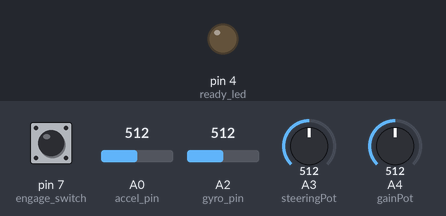
Simulated run of this sketch. Board: Arduino Uno, built with avr-gcc and run on an emulated ATmega328P. Shown: output pins drawn as LEDs (lit = HIGH). Dashed ring = blinking. Inputs (shaded band) come from the test bench; at power-on: pin 7 (engage_switch) HIGH, A0 (accel_pin) = 512, A2 (gyro_pin) = 512, A3 (steeringPot) = 512, A4 (gainPot) = 512. What the sketch prints to the serial monitor is not drawn.

Above: at 1.3 s.
1.4 s: pin 7 (engage_switch) pulled LOW for 0.15 s
At 1.49 s:
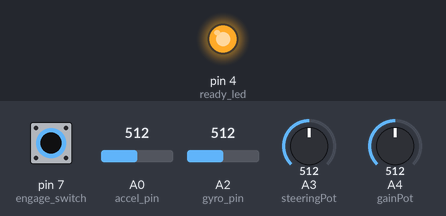
3.0 s: pin 7 (engage_switch) pulled LOW for 1 s
At 5.0 s:
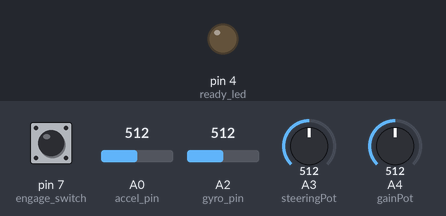
5.5 s: pin 7 (engage_switch) pulsed LOW 2 times (0.12 s each, 0.3 s apart)
At 5.59 s:
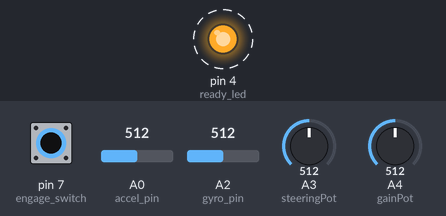
7.6 s: pin 7 (engage_switch) driven LOW
At 8.6 s:
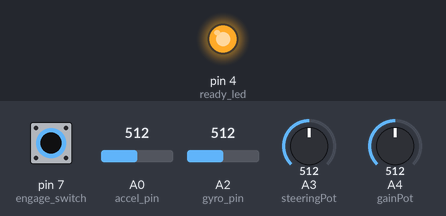
9.8 s: A0 (accel_pin) set to 514
Timing chart, 0 to 12.8 s (numbered marks = the images above; inputs shaded):
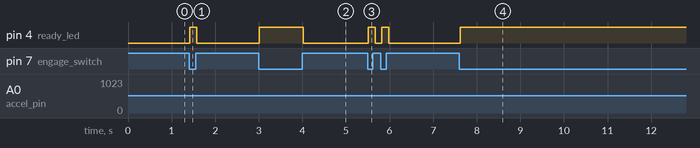

The sketch:

Segbot.ino
```cpp
// Modified Code for the Seg-bot
// by JD Warren
// Arduino Uno (tested)
// Sparkfun SEN-11072 IMU - using X axis from accelerometer and Y axis from gyroscope 4.5x
// Steering potentiometer used to steer bot
// Gain potentiometer used to set max speed (sensitivity)
// Engage switch (button) used to enable motors
//
// By loading this code, you are taking full responsibility for what you may do it!
// Use at your own risk!!!
// If you are concerned with the safety of this project, it may not be for you.
// Test thoroughly with wheels off the ground before attempting to ride - Wear a helmet!

// modifierad 2013-02-18

int ready_led = 4;

// Name Analog input pins
int gyro_pin = 2; // connect the gyro Y axis (4.5x output) to Analog input 2
int accel_pin = 0; // connect the accelerometer X axis to Analog input 0
int steeringPot = 3; // connect the steering potentiometer to Analog input 3
int gainPot = 4; // connect the gain potentiometer to Analog input 4
// Name Digital I/O pins

// value to hold the final angle
float angle = 0.00;
float angle_old = 0.00;
// the following 2 values should add together to equal 1.0
float gyro_weight = 0.98;
float accel_weight = 0.02;
// accelerometer values
int accel_reading;
int accel_raw;
int accel_avg = 0;
int accel_offset = 428;
float accel_angle;
float accel_scale = 0.01;

//gyroscope values
int gyro_avg = 0;
int gyro_offset = 402;
int gyro_raw;
int gyro_reading;
float gyro_rate;
float gyro_scale = 0.01;
// 01 by default
float gyro_angle;
float loop_time = -0.05;

// engage button variables
int engage_switch = 7;
int engage = false;
int engage_state = 1;
// timer variables
int last_update;
int cycle_time;
long last_cycle = 0;
// motor speed variables
float motor_out = 0;
int motor_1_out = 0;
int motor_2_out = 0;
int m1_speed = 0;
int m2_speed = 0;
int output;

// potentiometer variables
int steer_val;
int steer_range = 60;
int steer_reading;
int steer_min;
int steer_max;
int gain_reading;
int gain_val;
int segInitialize = 0;

// Ny kod
float K; // Förstärkningsfaktor för reglersignalen till motorerna
float p1;
float p2;
int Td;
float P;
int Ti;
float D;
float I;
float u;
int h;
// End av ny kod

void calibrate()
{
  // setup loop to read gyro 10 times
  for (int i = 0; i < 10; i++)
  {
    // read gyro and each time, add the value to the running total
    gyro_avg = gyro_avg + analogRead(gyro_pin);
    accel_avg = accel_avg + analogRead(accel_pin);
  }
  // with a sum of 10 readings, divide by 10 to get the average
  gyro_offset = gyro_avg / 10;
  accel_offset = accel_avg / 10;
  // Kalibrering av styrpotentiometern
  steer_max = analogRead(steeringPot) + 250;
  steer_min = analogRead(steeringPot) - 250;
}

// end of Variables
void setup()
{
  // Start the Serial monitor at 9600bps
  Serial.begin(9600);
  // set the engage_switch pin as an Input
  pinMode(engage_switch, INPUT);
  // enable the Arduino internal pull-up resistor on the engage_switch pin.
  digitalWrite(engage_switch, HIGH);
  // Tell Arduino to use the Aref pin for the Analog voltage, don't forget to connect 3.3v to Aref!
  analogReference(EXTERNAL);
  // calibrate gyro and accelerometer,
  // you should keep the Seg-bot still and level when turning on so calibration will be accurate
  calibrate();

  pinMode(ready_led, OUTPUT);
  digitalWrite(ready_led, LOW);
  // let pin voltage settle
  delay(100);
  // Ny kod
   // Reglerparametrar
  K = 1; // Förstärkningsfaktor
  h = 50; // Looptiden
  Td = 0; // Tidskonstant för derivering // Td = 7
  Ti = 200; // Tidskonstant för integrering 200
  p1 = K*Td/h;
  p2 = K*h/Ti;
  // End ny kod
}

void loop()
{
  // Start the loop by getting a reading from the Accelerometer and converting it to an angle
  sample_accel();
  // now read the gyroscope to estimate the angle change
  sample_gyro();
  // combine the accel and gyro readings to come up with a "filtered" angle reading
  calculate_angle();

  // read the values of each potentiometer
  read_pots();
  // make sure bot is level before activating the motors
  auto_level();
  // update the motors with the new values
  update_motor_speed();
  // check the loop cycle time and add a delay as necessary
  time_stamp();

}

void sample_accel()
{
  // Read and convert accelerometer value
  accel_reading = analogRead(accel_pin);
  accel_raw = accel_reading - accel_offset;
  accel_raw = map(accel_raw, -130, 130, -90, 90);
  accel_angle = (float)(accel_raw * accel_scale);
}

void sample_gyro()
{
  // Read and convert gyro value
  gyro_reading = analogRead(gyro_pin);
  gyro_raw = gyro_reading - gyro_offset;
  gyro_rate = (float)(gyro_raw * gyro_scale) * -loop_time;
  gyro_angle = angle + gyro_rate;
}

void calculate_angle()
{
  angle = (float)(gyro_weight * gyro_angle) + (accel_weight * accel_angle);
}

void read_pots()
{
  // Read and convert potentiometer values
  // Steering potentiometer
  // We want to map this into a range between -1 and 1, and set that to steer_val
  steer_reading = analogRead(steeringPot);
  steer_val = map(steer_reading,  steer_min, steer_max, steer_range, -steer_range);
  /*if (angle == 0.00)
  {
    gain_reading = 0;
  }*/
  // Gain potentiometer
  gain_reading = analogRead(gainPot);
  gain_val = map(gain_reading, 0, 1023, 32, 64);
}

void auto_level()
{
  // enable auto-level turn On
  //engage_state = digitalRead(engage_switch);
  if (digitalRead(engage_switch) == 1)
  {
    delay(10);
    if (digitalRead(engage_switch) == 1)
    {
      engage = false;
      digitalWrite(ready_led, LOW);
    }
  }
  else
  {
    if (engage == false)
    {
      if (angle < 0.02 && angle > -0.02)
      {
        engage = true;
        digitalWrite(ready_led, HIGH);
      }
      else
      {
        engage = false;
        digitalWrite(ready_led, LOW);
      }
    }
    else
    {
      engage = true;
      digitalWrite(ready_led, HIGH);
    }
  }
}

void update_motor_speed()
{
  // Update the motors
  if (engage == true)
  {
    if (angle < -0.2 || angle > 0.2)
    {
      motor_out = 0;
    }
    else
    {
      P = K * angle; // P-reglering
      D = p1 * (angle - angle_old); // Derivering
      u = P + I + D; // P-reglering + integrering + derivering
      output = (u * -1000);
      I = I + p2 * angle; // Integrering
      angle_old = angle;
      motor_out = map(output, -80, 80, -gain_val, gain_val); // map the angle. Ändring av insignal från 250 till 70
      if(motor_out > 0.7 * gain_val)
      {
        motor_out = gain_val;
      }
      if(motor_out < 0.7 * -gain_val)
      {
        motor_out = - gain_val;
      }
    }
    // assign steering bias
    motor_1_out = motor_out + (steer_val);
    motor_2_out = motor_out - (steer_val);

    // test for and correct invalid values
    if(motor_1_out > 64)
    {
      motor_1_out = 64;
    }
    if(motor_1_out < -64)
    {
      motor_1_out = -64;
    }
    if(motor_2_out > 64)
    {
      motor_2_out = 64;
    }
    if(motor_2_out < -64)
    {
      motor_2_out = -64;
    }
    // assign final motor output values
    m1_speed = 64 + motor_1_out;
    m2_speed = 192 + motor_2_out;

    if (m1_speed < 1)
    {
       m1_speed = 1;
    }
    else if (m1_speed > 127)
    {
      m1_speed = 127;
    }
    if (m2_speed < 128)
    {
      m2_speed = 128;
    }
    else if (m2_speed > 255)
    {
      m2_speed = 255;
    }
  }
  else
  {
    m1_speed = 0;
    m2_speed = 0;
  }

  // Serial speed values write here:
  Serial.write(m1_speed);
  Serial.write(m2_speed);
}

void time_stamp()
{
  // check to make sure it has been exactly 50 milliseconds since the last recorded time-stamp
  while((millis() - last_cycle) < 50)
  {
    delay(1);
  }
  // once the loop cycle reaches 50 mS, reset timer value and proceed
  cycle_time = millis() - last_cycle;
  last_cycle = millis();
}
```

Measured:
- after the input at 1.4 s, pin 4 (ready_led): LOW → HIGH at once, → LOW 0.16 s later
- after the input at 3.0 s, pin 4 (ready_led): LOW → HIGH at once, → LOW 1.0 s later
- after the input at 5.5 s, pin 4 (ready_led): alternates HIGH for 0.16 s and LOW for 0.14 s, 4 changes in all, then stays LOW, starting at once
- after the input at 7.6 s, pin 4 (ready_led): LOW → HIGH at once
- after the input at 9.8 s, every drawn part: stays the same
